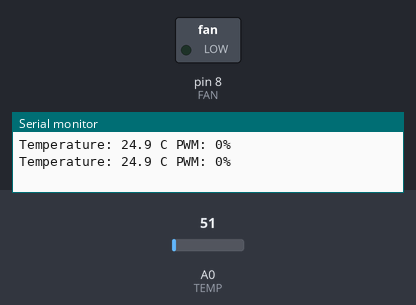
Bench run of a sketch on a simulated Arduino Uno, built with avr-gcc and run on an emulated ATmega328P. On the bench: switched loads named in the sketch (green lamp = pin HIGH), the last lines printed to the serial monitor. The inputs (shaded band) are chosen by the test bench; at power-on: A0 (TEMP) = 51.

Above: at 1.8 s.
1.9 s: A0 (TEMP) set to 55
At 3.1 s:
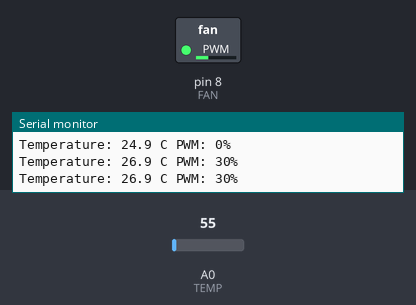
3.5 s: A0 (TEMP) set to 71
At 4.6 s:
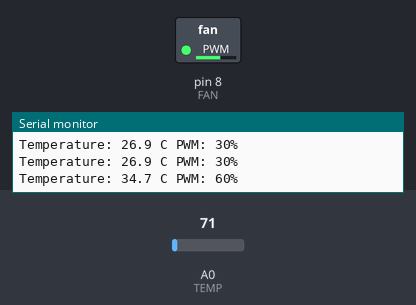
5.5 s: A0 (TEMP) set to 86
At 7.3 s:
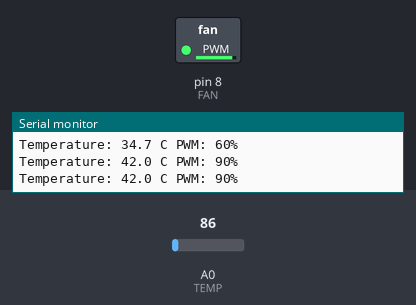
Timing chart, 0 to 8.8 s (numbered marks = the images above; inputs shaded):
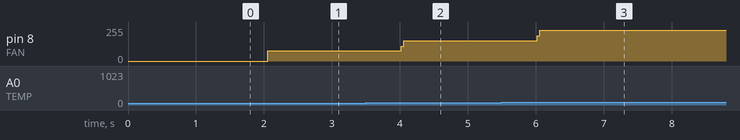

The sketch:

192511263_EXP06_CODE.ino
```cpp
//NAME:USHA NANDHINI P
//REGNO:192511263
//CLASS:ECE
//ECA1407-EMBEDDED SYSTEM
#define TEMP A0
#define FAN 8
volatile byte pwm = 0;
volatile byte count = 0;
ISR(TIMER1_COMPA_vect)
{
count++;
if (count >= 100)
count = 0;
digitalWrite(FAN, count < pwm);
}
void setup()
{
Serial.begin(9600);
pinMode(FAN, OUTPUT);
TCCR1A = 0;
TCCR1B = (1 << WGM12) | (1 << CS11);
OCR1A = 199;
TIMSK1 = (1 << OCIE1A);
sei();
}
void loop()
{
int adc = analogRead(TEMP);
float temp = adc * 500.0 / 1023.0;
if (temp < 25)
pwm = 0;
else if (temp < 30)
pwm = 30;
else if (temp < 35)
pwm = 60;
else
pwm = 90;
Serial.print("Temperature: ");
Serial.print(temp, 1);
Serial.print(" C PWM: ");
Serial.print(pwm);

Serial.println("%");
delay(1000);
}
```

Measured:
- the behaviour switches between 51 and 52 on A0 (TEMP) (found by bisection; images 0 and 1)
- after the input at 1.9 s, pin 8 (FAN): 0/255 → 77/255 after 0.16 s
- after the input at 3.5 s, pin 8 (FAN): 77/255 → 153/255 after 0.52 s
- after the input at 5.5 s, pin 8 (FAN): 153/255 → 230/255 after 0.52 s
